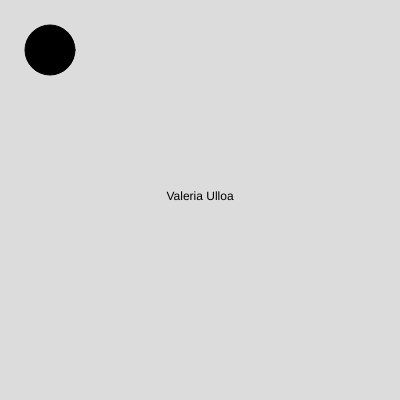
Frame 1 (no input)
Frame 60 (no input): identical to frame 1, image omitted
Frame 120 (the mouse pressed at the canvas centre since frame 60): identical to frame 1, image omitted

The p5.js sketch that drew this single still picture (run headless with seeded random() and noise() and a simulated clock; from frame 60 on, the mouse is pressed at the canvas centre):

// p5.js sketch
// ── sketch.js
function setup() {
  createCanvas(400, 400);
}

function draw() {
  background(220);
  
  textAlign(CENTER);
  fill(0);
  text("Valeria Ulloa", 200, 200);
  ellipse(50,50,50,50);
}
